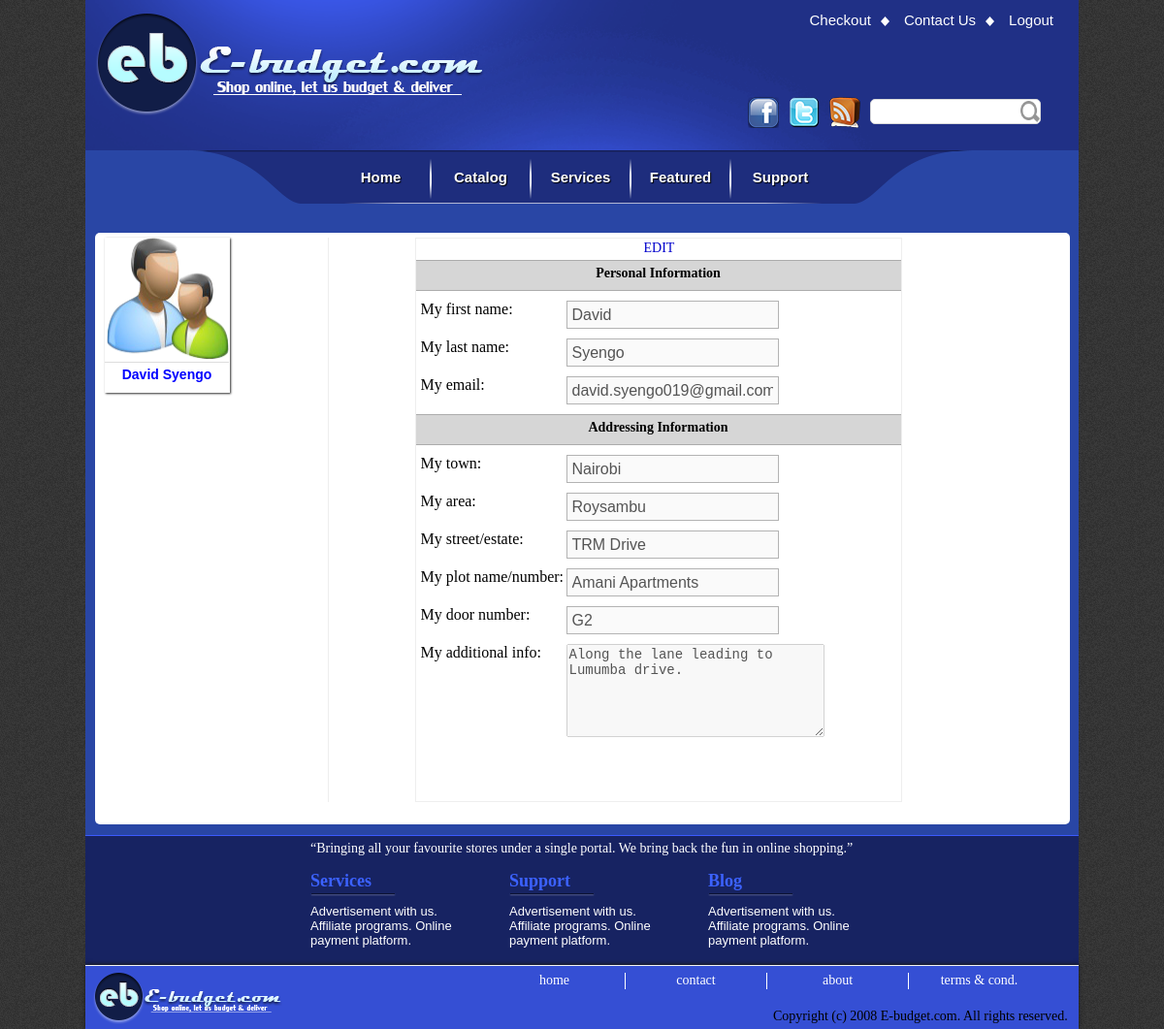
The page /profile.php?user=002 (signed in) on the database its author committed.
### tables this page shows
CREATE TABLE `customers` (
  `customer_id` bigint(20) UNSIGNED NOT NULL,
  `first_name` varchar(25) NOT NULL,
  `last_name` varchar(25) NOT NULL,
  `id_number` varchar(10) NOT NULL,
  `gender` varchar(7) NOT NULL,
  `email` varchar(40) NOT NULL,
  `phone_number` varchar(16) NOT NULL,
  `password` varchar(60) NOT NULL,
  `createdon` datetime DEFAULT current_timestamp()
);

CREATE TABLE `physical_addresses` (
  `customer_id` bigint(20) NOT NULL,
  `town` varchar(30) NOT NULL,
  `area` varchar(30) NOT NULL,
  `street_estate` varchar(50) NOT NULL,
  `plot_no_name` varchar(30) NOT NULL,
  `door_no` varchar(5) NOT NULL,
  `add_details` text NOT NULL
);

### sharedlibs/DBMS.class.php (called while the page is built, shortened)
<?php
class DBMS{
	private $db_handler;
	public function __construct(){
		$DB_USER = "root";
		$DB_NAME = "e-budget";
		$DB_PASS = "";
		$DB_SERVER = "127.0.0.1";
		$this->db_handler = mysqli_connect($DB_SERVER, $DB_USER, $DB_PASS, $DB_NAME);
	}
	public function do_query($str){
		$this->db_query = mysqli_query($this->db_handler,$str);
	}
}
?>

### editProfile.php (the view, shortened to what this page needs)
<?php
include "sharedlibs/DBMS.class.php";
function showCustomerProfile(){
	$db = new DBMS();
	$db->do_query("SELECT customers.first_name, customers.last_name, customers.email, physical_addresses.town, physical_addresses.area, physical_addresses.street_estate, physical_addresses.plot_no_name, physical_addresses.door_no, physical_addresses.add_details FROM customers
	INNER JOIN physical_addresses ON customers.customer_id = physical_addresses.customer_id
	WHERE customers.customer_id = ".$_SESSION["id"]);
	while(list($fname, $lname, $email, $town, $area, $street, $plot, $door, $add) = mysqli_fetch_array($db->db_query)){
		$str = '<div class="cont-head">Personal Information</div>
                    <form method="post" action="editProfile.php">
                    <div><label for="fname">My first name:</label><input disabled="disabled" class="intxt" type="text" name="fname" id="fname" value="'.$fname.'" /></div>
                    <div><label for="lname">My last name:</label><input disabled="disabled" class="intxt" type="text" name="lname" id="lname" value="'.$lname.'" /></div>
                    <div><label for="email">My email:</label><input disabled="disabled" class="intxt" type="email" name="email" id="email" value="'.$email.'" /></div>
                    <div class="cont-head">Addressing Information</div>
                    <div><label for="town">My town:</label><input disabled="disabled" class="intxt" type="text" name="town" id="town" value="'.$town.'" /></div>
                    <div><label for="area">My area:</label><input disabled="disabled" class="intxt" type="text" name="area" id="area" value="'.$area.'" /></div>
                    <div><label for="street">My street/estate:</label><input disabled="disabled" class="intxt" type="text" name="street" id="street" value="'.$street.'" /></div>
                    <div><label for="plot">My plot name/number:</label><input disabled="disabled" class="intxt" type="text" name="plot" id="plot" value="'.$plot.'" /></div>
                    <div><label for="door">My door number:</label><input disabled="disabled" class="intxt" type="text" name="door" id="door" value="'.$door.'" /></div>
                    <div><label for="add">My additional info:</label><textarea disabled="disabled" name="add" id="add">'.$add.'</textarea></div>
                    <input type="button" class="hide" id="done" value="Done" onclick="editPersonal()" />
                    </form>';
	}
	return $str;
}
?>

### profile.php (shortened to what this page needs)
<?php
include "editProfile.php";
$HTM = '';
if($_GET["user"] == "002"){
	$HTM = showCustomerProfile();
}
else{
	$HTM = showStoreProfile();
}
?>
<!DOCTYPE html PUBLIC "-//W3C//DTD XHTML 1.0 Transitional//EN" "http://www.w3.org/TR/xhtml1/DTD/xhtml1-transitional.dtd">
<html xmlns="http://www.w3.org/1999/xhtml">
<head>
<link rel="stylesheet" href="styles/common.css" media="screen" type="text/css" />
<link rel="stylesheet" type="text/css" href="styles/profile.css"/>
</head>
<body>
<div id="cont">
	<div id="header">
    	<div>
        <ul id="top-nav">
            <li><a href="logout.php">Logout</a></li>
            <li><img class="dias" src="images/diamond.png" /></li>
            <li><a href="contact.php">Contact Us</a></li>
            <li><img class="dias" src="images/diamond.png" /></li>
            <li><a href="task/checkout.php">Checkout</a></li>
            <li><img style="visibility:hidden;" class="dias" src="images/diamond.png" /></li>
            <li><a style="visibility:hidden;" href="">Shopping Cart:empty</a></li>
        </ul></div>
        <div>
        <ul id="like_btns">
            <li><a href="http://www.facebook.com/e-budget/"><img src="images/facebook_icon.png" /></a></li>
            <li><a href="http://www.twitter.com/@e-budget"><img src="images/twittericon.png" /></a></li>
            <li><a href="http://www.feeds.com/news/e-budget"><img src="images/RSS-Feed-icon.png" /></a></li>
            <li><form method="get" action="task/search.php"><input type="text" name="search" /><input style="position:absolute; width:20px; height:22px; top:4px; right:11px;" type="image" src="images/search.png" alt="search"/></form></li>
        </ul></div>
    </div>
    <div id="content" style="height:705px;">
    	<div id="menu">
        <ul id="nav">
        	<li><a href="index.php">Home</a></li>
            <li><img class="kaboda" src="images/menu_border.png" /></li>
            <li><a href="catalogviewer.php">Catalog</a></li>
            <li><img class="kaboda" src="images/menu_border.png" /></li>
            <li><a href="services.php">Services</a></li>
            <li><img class="kaboda" src="images/menu_border.png" /></li>
            <li><a href="featured.php">Featured</a></li>
            <li><img class="kaboda" src="images/menu_border.png" /></li>
            <li><a href="support.php">Support</a></li>
        </ul>
        </div>
        <div id="content-body" style="height:600px;">
            <div id="p-left">
                <div id="prof-pic">
                <img src="Admin/images/icons/users.png" style="border-bottom:1px solid #DDD;" width="128" height="128" />
                <span style="position:relative; top:4px; font-weight:600; display:block; width:inherit;color:blue; text-align:center; height:auto;"><?php echo $_SESSION["name"]; ?></span>
                </div>
            </div>
            <div id="p-right">
            	<div id="info">
                	<a href="#" id="edit_btn" onclick="enableForm(event)">EDIT</a>
                	<?php echo $HTM; ?>
                </div>
            </div>
        </div>
    </div>
    <?php include "sharedlibs/common_footer1.php";?>
</div>
</body>
</html>

### sharedlibs/common_footer1.php
<?php
echo ' <div id="footer">
    	<div id="upper">
        	<span id="f_motto">“Bringing all your favourite stores under a single portal. We bring back the fun in online shopping.”</span>
            <div id="block_cont">
            	<div class="block">
                    <div class="b_head">
                    Services
                    </div>
                    <img src="images/foot_line.png" />
                    <div class="b_body">
                    Advertisement with us.
Affiliate programs.
Online payment platform.
                    </div>
                </div>
                <div class="block" style="margin-left:55px;">
                    <div class="b_head">
                    Support
                    </div>
                    <img src="images/foot_line.png" />
                    <div class="b_body">
                    Advertisement with us.
Affiliate programs.
Online payment platform.
                    </div>
                </div>
                <div class="block" style="margin-left:55px;">
                    <div class="b_head">
                    Blog
                    </div>
                    <img src="images/foot_line.png" />
                    <div class="b_body">
                    Advertisement with us.
Affiliate programs.
Online payment platform.
                    </div>
                </div>
            </div>
        </div>
        <div id="lower">
            <img id="f_logo" src="images/footer_logo.png" />
            <ul id="f_nav">
            	<li><a href="#" style="border-left:1px solid #FFF;">terms & cond.</a></li>
                <li><a href="#" style="border-left:1px solid #FFF;">about</a></li>
                <li><a href="#" style="border-left:1px solid #FFF;">contact</a></li>
            	<li><a href="#">home</a></li>
            </ul>
            <span style="position:absolute; display:block; width:310px; font-size:14px; bottom:5px; right:5px;">Copyright (c) 2008 E-budget.com. All rights reserved.</span>
        </div>
    </div>';
?>

### styles/common.css (style rules this page uses)
* { margin:0; }
body { background:url(../images/body_bg.jpg); background-repeat:repeat-x repeat-y; }
#cont { position:relative; width:1024px; height:960px; margin:0 auto; background-color:#203086; }
#header { background:url(../images/header_banner.png) no-repeat; position:relative; width:inherit; height:156px; z-index:2; }
ul#top-nav { position:relative; float:right; right:16px; margin-top:12px; }
ul#top-nav li { list-style:none; float:right; }
ul#top-nav li a { color:#FFF; text-decoration:none; display:block; width:auto; padding:0px 10px 10px 10px; text-align:center; font-family:Arial; font-size:15px; height:20px; outline:none; }
ul#top-nav li img.dias { position:relative; padding:5px 5px 5px 0px; }
ul#like_btns { position:relative; float:right; top:100px; right:-457px; }
ul#like_btns li { list-style:none; float:left; padding:0px 10px 10px 0px; }
ul#like_btns li a img { outline:none; border:none; }
ul#like_btns li input[type="text"] { position:relative; top:2px; border:1px solid #DADADA; width:170px; height:22px; border-radius:5px; }
#content { background-color:#2946a5; position:relative; width:inherit; height:605px; }
#content #menu { position:relative; background:url(../images/body_nav_bg.png) no-repeat; width:808px; height:57px; margin:0 auto; top:-2px; z-index:1; }
ul#nav { position:relative; width:555px; top:20px; margin:0 auto; }
ul#nav li { float:left; list-style:none; }
ul#nav li a { display:block; width:100px; text-align:center; color:#FFF; font-family:Arial; font-size:15px; font-weight:bold; text-decoration:none; text-shadow:1px 1px 1px #000; outline:none; }
img.kaboda { position:relative; top:-10px; }
#content-body { position:relative; width:985px; height:502px; top:27px; margin:0 auto; background-color:#FFF; border-radius:5px; padding:5px 10px 5px 10px; }
#footer { position:relative; background-color:#172362; height:189px; border-top:1px solid #3c5bff; }
#footer #upper { position:relative; width:560px; height:133px; margin:0 auto; }
#footer #upper #f_motto { position:relative; top:5px; color:#FFF; font-family:"Times New Roman", Times, serif; font-size:14px; }
#block_cont { position:relative; width:inherit; height:auto; }
.block { position:relative; width:150px; float:left; top:20px; }
.b_head { position:relative; width:inherit; height:20px; color:#3c62ff; font-weight:bold; font-size:18px; }
.b_body { position:relative; top:7px; font-family:Arial; font-size:13px; color:#FFF; }
#footer #lower { position:relative; width:inherit; height:65px; background-color:#354fd4; border-top:1px solid #F4F4F4; box-shadow:0px -1px 4px #191919; }
#f_logo { position:relative; display:block; top:5px; left:7px; float:left; }
ul#f_nav { position:relative; top:7px; float:right; right:30px; font-family:"Times New Roman", Times, serif; font-size:14px; }
ul#f_nav li { float:right; list-style:none; }
ul#f_nav li a { color:#FFF; display:block; width:145px; height:17px; text-align:center; text-decoration:none; }

### styles/profile.css (style rules this page uses)
#prof-pic { position:relative; display:block; width:129px; min-height:153px; background-color:white; box-shadow:1px 1px 2px #2E2E2E; font-family:Arial, Helvetica, sans-serif; font-size:14px; padding-bottom:7px; }
#p-right { position:relative; float:left; min-width:680px; min-height:500px; overflow:auto; border-left:1px solid #EEE; }
#p-right #info { position:relative; width:500px; height:580px; margin:0 auto; border:1px solid #EEE; }
#p-left { position:relative; float:left; width:230px; min-height:500px; }
.cont-head { position:relative; display:block; margin:0px 0px 10px 0px; width:inherit; height:25px; color:black; background-color:#D6D6D6; font-size:14px; font-weight:600; text-align:center; padding-top:5px; border-bottom:1px solid #ACACAC; border-top:1px solid #ACACAC; }
label { position:relative; display:block; width:150px; float:left; padding-left:5px; }
.intxt { position:relative; border:1px solid #B3B3B3; width:auto; padding:3px 5px 2px 5px; margin-bottom:10px; font-size:16px; height:22px; }
textarea { height:90px; width:260px; font-size:14px; }
#edit_btn { position:relative; display:block; width:30px; height:20px; margin:0 auto; padding-top:2px; text-decoration:none; font-size:14px; color:#00C; }

### rows shown on the page
customers: fname "David", lname "Syengo", email "david.syengo019@gmail.com", town "Nairobi", area "Roysambu", street "TRM Drive", plot "Amani Apartments", door "G2", add "Along the lane leading to Lumumba drive."

### other values the page prints
$_SESSION["name"] "David Syengo"
